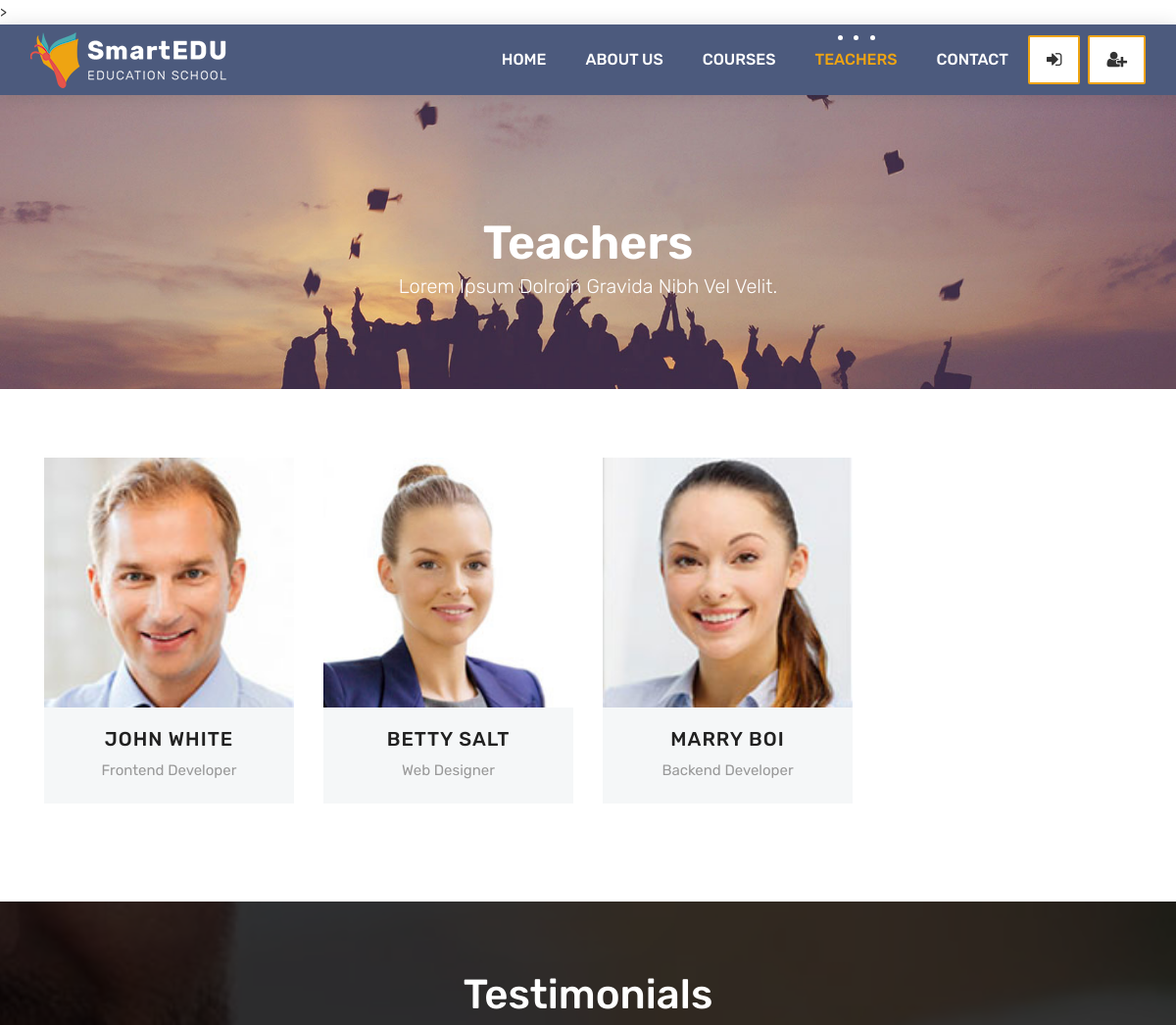
The page /teachers/ (upper part) on the database as committed earlier.
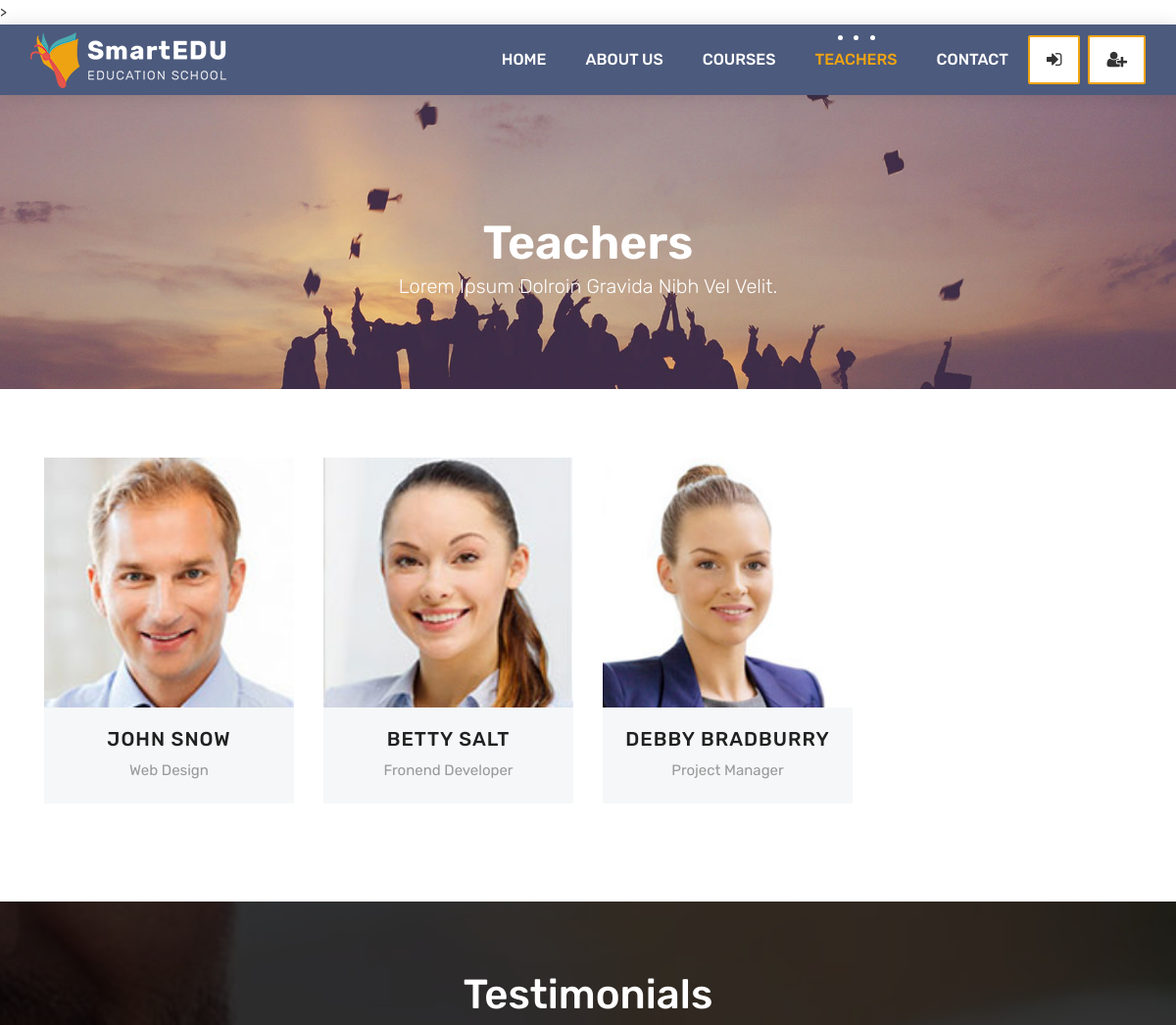
The same page on the database as committed later.
### teachers/models.py (models this page shows, shortened)
class Teacher(models.Model):
    name = models.CharField(max_length=50)
    title = models.CharField(max_length=50)
    description = models.TextField(blank=True, null=True)
    image = models.ImageField(upload_to="teachers/%Y/%m/%d/", default="teachers/default_teacher_image.jpg")
    facebook = models.URLField(max_length=200, blank=True)
    twitter = models.URLField(max_length=200, blank=True)
    linkedin = models.URLField(max_length=200, blank=True)
    youtube = models.URLField(max_length=200, blank=True)

### teachers/views.py (the view)
# urls.py: path('', TeacherListView.as_view(), name="teachers"),
class TeacherListView(ListView):
    model = Teacher
    template_name = 'teachers.html'
    context_object_name = 'teachers'

### templates/teachers.html (shortened to what this page needs)
{% extends 'partials/_base.html' %}
{% load static %}
{% block content %}
	<div class="all-title-box">
		<div class="container text-center">
			<h1>Teachers<span class="m_1">Lorem Ipsum dolroin gravida nibh vel velit.</span></h1>
		</div>
	</div>
	<div id="teachers" class="section wb">
        <div class="container">
            <div class="row">
				{% for teacher in teachers %}
				<div class="col-lg-3 col-md-6 col-12">
					<div class="our-team">
						<div class="team-img">
							<img src="{{teacher.image.url}}">
						</div>
						<div class="team-content">
							<h3 class="title"><a href= "{% url 'teacher_detail' teacher.pk %}"> {{ teacher.name }} </a></h3>
							<span class="post">{{ teacher.title }}</span>
						</div>
					</div>
				</div>
				{% endfor %}
            </div>
        </div>
    </div>
    <div id="testimonials" class="parallax section db parallax-off" style="background-image:url('images/parallax_04.jpg');">
        <div class="container">
            <div class="section-title text-center">
                <h3>Testimonials</h3>
            </div>
        </div>
    </div>
{% endblock %}

Rows that differ between the two databases and show on the page:
changed Teacher: name "JOHN WHITE" → "JOHN SNOW"; title "Frontend Developer" → "Web Design"
changed Teacher "BETTY SALT": image: a different picture; title "Web Designer" → "Fronend Developer"
changed Teacher: image: a different picture; name "MARRY BOI" → "DEBBY BRADBURRY"; title "Backend Developer" → "Project Manager"
